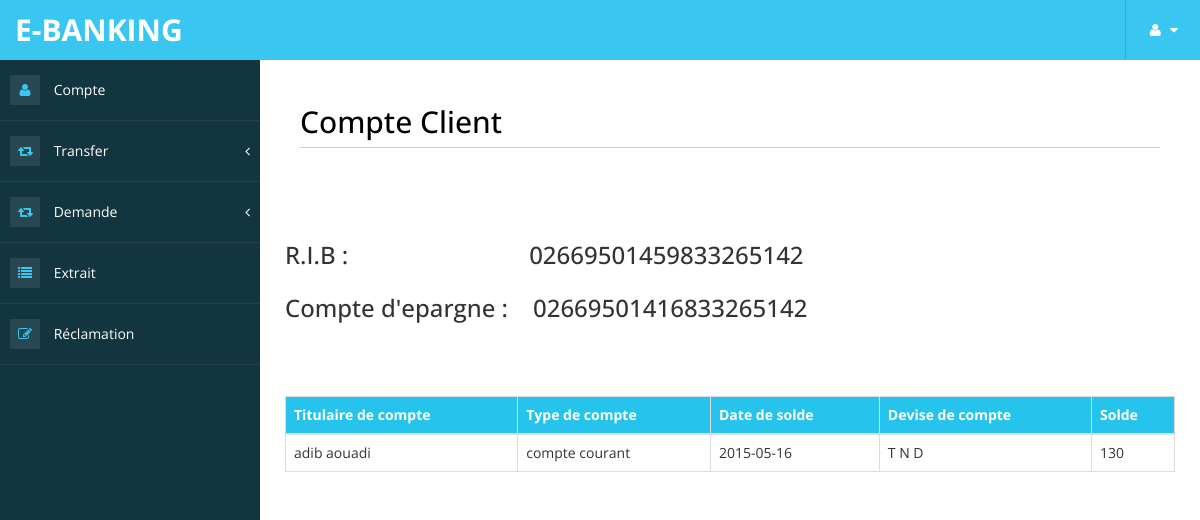
The app's page /compte.php (signed in) with its own data.
### tables this page shows
CREATE TABLE IF NOT EXISTS `compte` (
  `id_compte` int(100) NOT NULL AUTO_INCREMENT,
  `RIB` text NOT NULL,
  `num_c` text NOT NULL,
  `type` text NOT NULL,
  `date` date NOT NULL,
  `solde` text NOT NULL,
  `block` text NOT NULL,
  `id_client` int(100) NOT NULL,
  PRIMARY KEY (`id_compte`),
  KEY `id_client` (`id_client`)
);

CREATE TABLE IF NOT EXISTS `client` (
  `id_client` int(100) NOT NULL AUTO_INCREMENT,
  `ncin` text NOT NULL,
  `nom` text NOT NULL,
  `prenom` text NOT NULL,
  `active` text NOT NULL,
  `login` text NOT NULL,
  `pass` text NOT NULL,
  PRIMARY KEY (`id_client`)
);

### class/main.php (called while the page is built, shortened)
<?php
require_once("client.inc.php");
require_once("compte.inc.php");
$compte = new compte();

### class/connect.php (called while the page is built, shortened)
<?php
class Database {
	public static function connect() {
			$connexion = new PDO('mysql:host=localhost;dbname=e-banking', 'root', '',array(PDO::MYSQL_ATTR_INIT_COMMAND => "SET NAMES utf8"));
		return $connexion;
	}
}
?>

### compte.php (the view, shortened to what this page needs)
<?php
require_once("header.php");
?>
        <div id="page-wrapper" >
            <div id="page-inner">
             <div class="row">
                    <div class="col-md-12">
                        <h2 class="page-header">
                              Compte Client
                        </h2>
                    </div>
<br><br><br><br><br><br><br>
<h3>
<?php
        $id = $_SESSION["id"];
        $compte->setId_client($id);
        $rib = $compte->select_RIB();
        $num = $compte->select_NUM();
        echo "R.I.B :&nbsp;&nbsp;&nbsp;&nbsp; &nbsp; &nbsp; &nbsp;&nbsp; &nbsp; &nbsp; &nbsp; &nbsp;&nbsp; &nbsp; &nbsp; &nbsp; &nbsp; ";
        echo $rib;
        echo "<br><br>";
        echo "Compte d'epargne  : &nbsp;&nbsp;&nbsp;". $num;
?>
</h3>
<br><br><br><br>
<table class="table table-responsive table-bordered table-hover">
        <thead style="background-color:#26C4EC; color:white;">
        <tr>
        <th>Titulaire de compte</th><th>Type de compte</th><th>Date de solde</th><th>Devise de compte</th>
        <th>Solde</th>
        </tr>
        </thead>
        <tbody>
        <?php
$compte->select_compte();
        ?>
        </tbody>
        </table>
                </div>
                  </div>
            </div>
        </div>
</body>
</html>

### class/compte.inc.php (shortened to what this page needs)
<?php
require_once("connect.php");
class compte
{
public $id_client;
public function setId_client($id_client)
{
	$this->id_client = $id_client;
}
public function select_compte()
{
	$select= DataBase::connect()->prepare("select * from compte as c inner join client as cl
	on c.id_client=cl.id_client where c.id_client=:id");
	$ex = $select->execute(array(
	'id'=>$this->id_client
	)
	);
	while($line = $select->fetch(PDO::FETCH_OBJ))
	{
		echo "<tr>";
		echo "<td>";
		echo $line->nom." ".$line->prenom;
		echo "</td>";
		echo "<td>";
		echo $line->type;
		echo "</td>";
		echo "<td>";
		echo $line->date;
		echo "</td>";
		echo "<td>";
		echo "T N D";
		echo "</td>";
		echo "<td>";
		echo $line->solde;
		echo "</td>";
		echo "</tr>";
	}
}
public function select_RIB()
{
	$select= DataBase::connect()->prepare("select * from compte where id_client=:id");
	$ex = $select->execute(array(
	'id'=>$this->id_client
	)
	);
	while($line = $select->fetch(PDO::FETCH_OBJ))
	{
		$rib =$line->RIB ;
	}
	return $rib;
}
public function select_NUM()
{
	$select= DataBase::connect()->prepare("select * from compte where id_client=:id");
	$ex = $select->execute(array(
	'id'=>$this->id_client
	)
	);
	while($line = $select->fetch(PDO::FETCH_OBJ))
	{
		$num =$line->num_c ;
	}
	return $num;
}
}

### assets/css/custom-styles.css (style rules this page uses)
body { font-family: 'Open Sans', sans-serif; }
#page-wrapper { padding: 15px 15px; min-height: 600px; background: #FFFFFF; }
#page-inner { width:100%; margin:10px 20px 10px 0px; background-color:transparent; padding:10px; min-height:1200px; }
h1, .h1, h2, .h2, h3, .h3 { margin-top: 7px; margin-bottom: -5px; }
h2 { color: #000; }
.page-header { padding-bottom: 9px; margin: 10px 0 20px; border-bottom: 1px solid #C7D1DD; }
@media (min-width:768px) { #page-wrapper { margin: 0 0 0 260px; padding: 15px 30px; min-height: 1200px; } }

### records on screen
compte: RIB "02669501459833265142", num_c "02669501416833265142", id_client.nom "adib", id_client.prenom "aouadi", type "compte courant", date "2015-05-16", solde "130"
